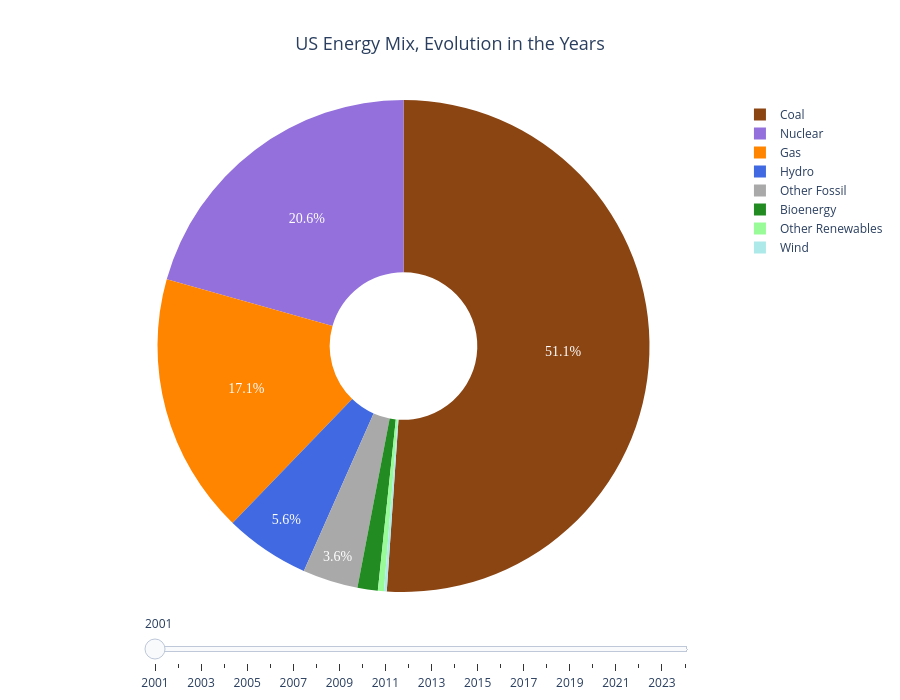

Notebook source saved alongside this figure:
### Markdown cell above
Grafico a torta per vedere il mix di produzione di elettricità negli USA

### Code cell
df_us_total = pd.read_csv('../data/raw/us_monthly_electricity.csv')
df_us_total['Date'] = pd.to_datetime(df_us_total['Date'])
df_us_total['Year'] = df_us_total['Date'].dt.year

df_us_total = df_us_total[
    (df_us_total['State'] == 'US Total') &
    (df_us_total['Year'] < 2025)
].copy()

energy_mix_us = df_us_total[
    (df_us_total['Category'] == 'Electricity generation') &
    (df_us_total['Subcategory'] == 'Fuel') &
    (df_us_total['Unit'] == 'GWh')
].copy()

energy_mix_annual = energy_mix_us.groupby(['Year', 'Variable'])['Value'].sum().reset_index()

color_map = {
    'Coal': '#8B4513',
    'Gas': "#FF8400",
    'Nuclear': '#9370DB',
    'Hydro': '#4169E1',
    'Wind': "#AEE9E9",
    'Solar': "#F1DB5C",
    'Bioenergy': '#228B22',
    'Other Renewables': '#98FB98',
    'Other Fossil': '#A9A9A9'
}

first_year = energy_mix_annual['Year'].min()
first_year_data = energy_mix_annual[energy_mix_annual['Year'] == first_year].copy()
first_year_data = first_year_data.sort_values('Value', ascending=False).reset_index(drop=True)

total_first = first_year_data['Value'].sum()
text_first = []
for idx, row in first_year_data.iterrows():
    if idx < 5:
        percentage = (row['Value'] / total_first) * 100
        text_first.append(f"{percentage:.1f}%")
    else:
        text_first.append("")


fig = px.pie(
    first_year_data,
    values='Value',
    names='Variable',
    title='US Energy Mix, Evolution in the Years',
    color='Variable',
    color_discrete_map=color_map,
    hole=0.3
)

fig.update_traces(
    text=text_first,
    textinfo='text',
    textposition='inside',
    textfont=dict(size=14, color='white', family='Arial Black'),
    hovertemplate='<b>%{label}</b><br>Generation: %{value:,.0f} GWh<br>Percentage: %{percent}<extra></extra>',
    sort=False  
)

frames = []
for year in sorted(energy_mix_annual['Year'].unique()):
    year_data = energy_mix_annual[energy_mix_annual['Year'] == year].copy()

    year_data = year_data.sort_values('Value', ascending=False).reset_index(drop=True)
  
    total_value = year_data['Value'].sum()
    text_list = []
    for idx, row in year_data.iterrows():
        if idx < 5:
            percentage = (row['Value'] / total_value) * 100
            text_list.append(f"{percentage:.1f}%")
        else:
            text_list.append("")
    
    colors = [color_map.get(fuel, '#CCCCCC') for fuel in year_data['Variable']]
    
    frame = dict(
        data=[dict(
            type='pie',
            values=year_data['Value'].tolist(),
            labels=year_data['Variable'].tolist(),
            text=text_list,
            textinfo='text',
            textposition='inside',
            textfont=dict(size=14, color='white', family='Arial Black'),
            hole=0.3,
            marker=dict(colors=colors),
            sort=False, 
            hovertemplate='<b>%{label}</b><br>Generation: %{value:,.0f} GWh<br>Percentage: %{percent}<extra></extra>'
        )],
        name=str(year)
    )
    frames.append(frame)

fig.frames = frames


fig.update_layout(
    height=700,
    font=dict(size=12),
    title_font_size=18,
    title_x=0.5,
    legend=dict(
        traceorder='normal'  
    ),
    sliders=[
        dict(
            active=0,
            steps=[
                dict(
                    label=str(year),
                    method='animate',
                    args=[
                        [str(year)],
                        dict(
                            frame=dict(duration=0, redraw=True),
                            mode='immediate'
                        )
                    ]
                )
                for year in sorted(energy_mix_annual['Year'].unique())
            ],
            x=0.1,
            y=0,
            len=0.85,
            xanchor='left',
            yanchor='top'
        )
    ]
)

fig.show()

### Figure 1 — Plotly figure (JSON) as saved in the notebook; plotly's stock layout.template omitted (floating-point values rounded to 4 significant figures)
{"data": [{"customdata": [["Coal"], ["Nuclear"], ["Gas"], ["Hydro"], ["Other Fossil"], ["Bioenergy"], ["Other Renewables"], ["Wind"]], "domain": {"x": [0, 1], "y": [0, 1]}, "hole": 0.3, "hovertemplate": "<b>%{label}</b><br>Generation: %{value:,.0f} GWh<br>Percentage: %{percent}<extra></extra>", "labels": ["Coal", "Nuclear", "Gas", "Hydro", "Other Fossil", "Bioenergy", "Other Renewables", "Wind"], "legendgroup": "", "marker": {"colors": ["#8B4513", "#9370DB", "#FF8400", "#4169E1", "#A9A9A9", "#228B22", "#98FB98", "#AEE9E9"]}, "name": "", "showlegend": true, "sort": false, "text": ["51.1%", "20.6%", "17.1%", "5.6%", "3.6%", "", "", ""], "textfont": {"color": "white", "family": "Arial Black", "size": 14}, "textinfo": "text", "textposition": "inside", "type": "pie", "values": [1904000.0, 768800.0, 639100.0, 208100.0, 135600.0, 49750.0, 14890.0, 6737.0]}], "layout": {"font": {"size": 12}, "height": 700, "legend": {"tracegroupgap": 0, "traceorder": "normal"}, "sliders": [{"active": 0, "len": 0.85, "steps": [{"args": [["2001"], {"frame": {"duration": 0, "redraw": true}, "mode": "immediate"}], "label": "2001", "method": "animate"}, {"args": [["2002"], {"frame": {"duration": 0, "redraw": true}, "mode": "immediate"}], "label": "2002", "method": "animate"}, {"args": [["2003"], {"frame": {"duration": 0, "redraw": true}, "mode": "immediate"}], "label": "2003", "method": "animate"}, {"args": [["2004"], {"frame": {"duration": 0, "redraw": true}, "mode": "immediate"}], "label": "2004", "method": "animate"}, {"args": [["2005"], {"frame": {"duration": 0, "redraw": true}, "mode": "immediate"}], "label": "2005", "method": "animate"}, {"args": [["2006"], {"frame": {"duration": 0, "redraw": true}, "mode": "immediate"}], "label": "2006", "method": "animate"}, {"args": [["2007"], {"frame": {"duration": 0, "redraw": true}, "mode": "immediate"}], "label": "2007", "method": "animate"}, {"args": [["2008"], {"frame": {"duration": 0, "redraw": true}, "mode": "immediate"}], "label": "2008", "method": "animate"}, {"args": [["2009"], {"frame": {"duration": 0, "redraw": true}, "mode": "immediate"}], "label": "2009", "method": "animate"}, {"args": [["2010"], {"frame": {"duration": 0, "redraw": true}, "mode": "immediate"}], "label": "2010", "method": "animate"}, {"args": [["2011"], {"frame": {"duration": 0, "redraw": true}, "mode": "immediate"}], "label": "2011", "method": "animate"}, {"args": [["2012"], {"frame": {"duration": 0, "redraw": true}, "mode": "immediate"}], "label": "2012", "method": "animate"}, {"args": [["2013"], {"frame": {"duration": 0, "redraw": true}, "mode": "immediate"}], "label": "2013", "method": "animate"}, {"args": [["2014"], {"frame": {"duration": 0, "redraw": true}, "mode": "immediate"}], "label": "2014", "method": "animate"}, {"args": [["2015"], {"frame": {"duration": 0, "redraw": true}, "mode": "immediate"}], "label": "2015", "method": "animate"}, {"args": [["2016"], {"frame": {"duration": 0, "redraw": true}, "mode": "immediate"}], "label": "2016", "method": "animate"}, {"args": [["2017"], {"frame": {"duration": 0, "redraw": true}, "mode": "immediate"}], "label": "2017", "method": "animate"}, {"args": [["2018"], {"frame": {"duration": 0, "redraw": true}, "mode": "immediate"}], "label": "2018", "method": "animate"}, {"args": [["2019"], {"frame": {"duration": 0, "redraw": true}, "mode": "immediate"}], "label": "2019", "method": "animate"}, {"args": [["2020"], {"frame": {"duration": 0, "redraw": true}, "mode": "immediate"}], "label": "2020", "method": "animate"}, {"args": [["2021"], {"frame": {"duration": 0, "redraw": true}, "mode": "immediate"}], "label": "2021", "method": "animate"}, {"args": [["2022"], {"frame": {"duration": 0, "redraw": true}, "mode": "immediate"}], "label": "2022", "method": "animate"}, {"args": [["2023"], {"frame": {"duration": 0, "redraw": true}, "mode": "immediate"}], "label": "2023", "method": "animate"}, {"args": [["2024"], {"frame": {"duration": 0, "redraw": true}, "mode": "immediate"}], "label": "2024", "method": "animate"}], "x": 0.1, "xanchor": "left", "y": 0, "yanchor": "top"}], "title": {"font": {"size": 18}, "text": "US Energy Mix, Evolution in the Years", "x": 0.5}}}
